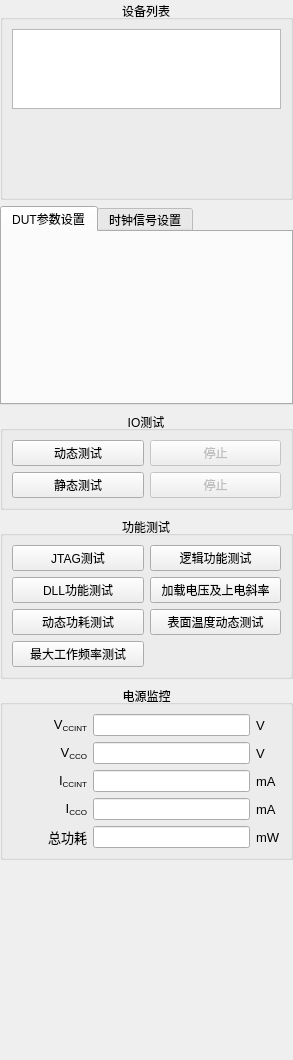
<?xml version="1.0" encoding="UTF-8"?>
<ui version="4.0">
 <class>ControlPanelClass</class>
 <widget class="QWidget" name="ControlPanelClass">
  <property name="geometry">
   <rect>
    <x>0</x>
    <y>0</y>
    <width>293</width>
    <height>1060</height>
   </rect>
  </property>
  <property name="windowTitle">
   <string>Control Panel</string>
  </property>
  <layout class="QVBoxLayout" name="verticalLayout_3">
   <property name="margin">
    <number>0</number>
   </property>
   <item>
    <widget class="QGroupBox" name="groupBox_DeviceList">
     <property name="title">
      <string>设备列表</string>
     </property>
     <property name="alignment">
      <set>Qt::AlignCenter</set>
     </property>
     <layout class="QVBoxLayout" name="verticalLayout">
      <item>
       <widget class="QTreeView" name="devicesView">
        <property name="sizePolicy">
         <sizepolicy hsizetype="Expanding" vsizetype="Expanding">
          <horstretch>0</horstretch>
          <verstretch>0</verstretch>
         </sizepolicy>
        </property>
        <property name="maximumSize">
         <size>
          <width>16777215</width>
          <height>80</height>
         </size>
        </property>
        <property name="font">
         <font>
          <family>Arial</family>
          <pointsize>8</pointsize>
         </font>
        </property>
       </widget>
      </item>
      <item>
       <spacer name="verticalSpacer_2">
        <property name="orientation">
         <enum>Qt::Vertical</enum>
        </property>
        <property name="sizeHint" stdset="0">
         <size>
          <width>20</width>
          <height>40</height>
         </size>
        </property>
       </spacer>
      </item>
     </layout>
    </widget>
   </item>
   <item>
    <widget class="QTabWidget" name="tabWidget">
     <property name="tabPosition">
      <enum>QTabWidget::North</enum>
     </property>
     <property name="tabShape">
      <enum>QTabWidget::Rounded</enum>
     </property>
     <property name="currentIndex">
      <number>0</number>
     </property>
     <widget class="QWidget" name="tab_2">
      <attribute name="title">
       <string>DUT参数设置</string>
      </attribute>
      <layout class="QVBoxLayout" name="verticalLayout_4">
       <item>
        <widget class="AdcSettingsWidget" name="adcSettingsWidget" native="true">
         <layout class="QGridLayout" name="gridLayout_2">
          <property name="margin">
           <number>0</number>
          </property>
          <property name="spacing">
           <number>0</number>
          </property>
         </layout>
        </widget>
       </item>
      </layout>
     </widget>
     <widget class="QWidget" name="tab">
      <attribute name="title">
       <string>时钟信号设置</string>
      </attribute>
      <layout class="QVBoxLayout" name="verticalLayout_5">
       <item>
        <widget class="SignalSettingsWidget" name="signalSettingsWidget" native="true">
         <layout class="QGridLayout" name="gridLayout_3">
          <property name="margin">
           <number>0</number>
          </property>
          <property name="spacing">
           <number>0</number>
          </property>
         </layout>
        </widget>
       </item>
      </layout>
     </widget>
    </widget>
   </item>
   <item>
    <widget class="QGroupBox" name="groupBox_3">
     <property name="title">
      <string>IO测试</string>
     </property>
     <property name="alignment">
      <set>Qt::AlignCenter</set>
     </property>
     <layout class="QVBoxLayout" name="verticalLayout_2">
      <item>
       <widget class="QWidget" name="dynamicTestButtons" native="true">
        <layout class="QHBoxLayout" name="horizontalLayout_2">
         <property name="margin">
          <number>0</number>
         </property>
         <item>
          <widget class="QPushButton" name="pushButtonStartDynamicTest">
           <property name="sizePolicy">
            <sizepolicy hsizetype="Preferred" vsizetype="Fixed">
             <horstretch>0</horstretch>
             <verstretch>0</verstretch>
            </sizepolicy>
           </property>
           <property name="text">
            <string>动态测试</string>
           </property>
          </widget>
         </item>
         <item>
          <widget class="QPushButton" name="pushButtonStopDynamicTest">
           <property name="enabled">
            <bool>false</bool>
           </property>
           <property name="text">
            <string>停止</string>
           </property>
          </widget>
         </item>
        </layout>
       </widget>
      </item>
      <item>
       <widget class="QWidget" name="staticTestButtons" native="true">
        <layout class="QHBoxLayout" name="horizontalLayout_4">
         <property name="margin">
          <number>0</number>
         </property>
         <item>
          <widget class="QPushButton" name="pushButtonStartStaticTest">
           <property name="text">
            <string>静态测试</string>
           </property>
          </widget>
         </item>
         <item>
          <widget class="QPushButton" name="pushButtonStopStaticTest">
           <property name="enabled">
            <bool>false</bool>
           </property>
           <property name="text">
            <string>停止</string>
           </property>
          </widget>
         </item>
        </layout>
       </widget>
      </item>
     </layout>
    </widget>
   </item>
   <item>
    <widget class="QGroupBox" name="groupBox_5">
     <property name="title">
      <string>功能测试</string>
     </property>
     <property name="alignment">
      <set>Qt::AlignCenter</set>
     </property>
     <layout class="QGridLayout" name="gridLayout">
      <item row="0" column="0" colspan="2">
       <widget class="QWidget" name="dynamicTestButtons_2" native="true">
        <layout class="QHBoxLayout" name="horizontalLayout_3">
         <property name="margin">
          <number>0</number>
         </property>
         <item>
          <widget class="QPushButton" name="pushButtonJtagTest">
           <property name="sizePolicy">
            <sizepolicy hsizetype="Preferred" vsizetype="Fixed">
             <horstretch>0</horstretch>
             <verstretch>0</verstretch>
            </sizepolicy>
           </property>
           <property name="text">
            <string>JTAG测试</string>
           </property>
          </widget>
         </item>
         <item>
          <widget class="QPushButton" name="pushButtonLogicTest">
           <property name="sizePolicy">
            <sizepolicy hsizetype="Preferred" vsizetype="Fixed">
             <horstretch>0</horstretch>
             <verstretch>0</verstretch>
            </sizepolicy>
           </property>
           <property name="text">
            <string>逻辑功能测试</string>
           </property>
          </widget>
         </item>
        </layout>
       </widget>
      </item>
      <item row="1" column="0" colspan="2">
       <widget class="QWidget" name="staticTestButtons_2" native="true">
        <layout class="QHBoxLayout" name="horizontalLayout_5">
         <property name="margin">
          <number>0</number>
         </property>
         <item>
          <widget class="QPushButton" name="pushButtonDLLTest">
           <property name="text">
            <string>DLL功能测试</string>
           </property>
          </widget>
         </item>
         <item>
          <widget class="QPushButton" name="pushButtonPowerUp">
           <property name="enabled">
            <bool>true</bool>
           </property>
           <property name="text">
            <string>加载电压及上电斜率</string>
           </property>
          </widget>
         </item>
        </layout>
       </widget>
      </item>
      <item row="2" column="0">
       <widget class="QPushButton" name="pushButtonDynPower">
        <property name="enabled">
         <bool>true</bool>
        </property>
        <property name="text">
         <string>动态功耗测试</string>
        </property>
       </widget>
      </item>
      <item row="2" column="1">
       <widget class="QPushButton" name="pushButtonThermal">
        <property name="text">
         <string>表面温度动态测试</string>
        </property>
       </widget>
      </item>
      <item row="3" column="0">
       <widget class="QPushButton" name="pushButtonMaxFreq">
        <property name="enabled">
         <bool>true</bool>
        </property>
        <property name="text">
         <string>最大工作频率测试</string>
        </property>
       </widget>
      </item>
     </layout>
    </widget>
   </item>
   <item>
    <widget class="QGroupBox" name="groupBox_4">
     <property name="title">
      <string>电源监控</string>
     </property>
     <property name="alignment">
      <set>Qt::AlignCenter</set>
     </property>
     <layout class="QGridLayout" name="gridLayout_8">
      <item row="0" column="0">
       <layout class="QGridLayout" name="gridLayout_9">
        <item row="0" column="0">
         <widget class="QLabel" name="labl_22">
          <property name="font">
           <font>
            <family>Arial</family>
            <pointsize>10</pointsize>
           </font>
          </property>
          <property name="text">
           <string>&lt;!DOCTYPE HTML PUBLIC &quot;-//W3C//DTD HTML 4.0//EN&quot; &quot;http://www.w3.org/TR/REC-html40/strict.dtd&quot;&gt;
&lt;html&gt;&lt;head&gt;&lt;meta name=&quot;qrichtext&quot; content=&quot;1&quot; /&gt;&lt;style type=&quot;text/css&quot;&gt;
p, li { white-space: pre-wrap; }
&lt;/style&gt;&lt;/head&gt;&lt;body style=&quot; font-family:'Arial'; font-size:10pt; font-weight:400; font-style:normal;&quot;&gt;
&lt;p style=&quot; margin-top:0px; margin-bottom:0px; margin-left:0px; margin-right:0px; -qt-block-indent:0; text-indent:0px;&quot;&gt;V&lt;span style=&quot; vertical-align:sub;&quot;&gt;CCINT&lt;/span&gt;&lt;/p&gt;&lt;/body&gt;&lt;/html&gt;</string>
          </property>
          <property name="alignment">
           <set>Qt::AlignRight|Qt::AlignTrailing|Qt::AlignVCenter</set>
          </property>
         </widget>
        </item>
        <item row="0" column="1">
         <widget class="QLineEdit" name="vaLineEdit">
          <property name="enabled">
           <bool>true</bool>
          </property>
          <property name="sizePolicy">
           <sizepolicy hsizetype="Expanding" vsizetype="Fixed">
            <horstretch>0</horstretch>
            <verstretch>0</verstretch>
           </sizepolicy>
          </property>
         </widget>
        </item>
        <item row="1" column="0">
         <widget class="QLabel" name="labl_23">
          <property name="font">
           <font>
            <family>Arial</family>
            <pointsize>10</pointsize>
           </font>
          </property>
          <property name="text">
           <string>&lt;!DOCTYPE HTML PUBLIC &quot;-//W3C//DTD HTML 4.0//EN&quot; &quot;http://www.w3.org/TR/REC-html40/strict.dtd&quot;&gt;
&lt;html&gt;&lt;head&gt;&lt;meta name=&quot;qrichtext&quot; content=&quot;1&quot; /&gt;&lt;style type=&quot;text/css&quot;&gt;
p, li { white-space: pre-wrap; }
&lt;/style&gt;&lt;/head&gt;&lt;body style=&quot; font-family:'Arial'; font-size:10pt; font-weight:400; font-style:normal;&quot;&gt;
&lt;p style=&quot; margin-top:0px; margin-bottom:0px; margin-left:0px; margin-right:0px; -qt-block-indent:0; text-indent:0px;&quot;&gt;V&lt;span style=&quot; vertical-align:sub;&quot;&gt;CCO&lt;/span&gt;&lt;/p&gt;&lt;/body&gt;&lt;/html&gt;</string>
          </property>
          <property name="alignment">
           <set>Qt::AlignRight|Qt::AlignTrailing|Qt::AlignVCenter</set>
          </property>
         </widget>
        </item>
        <item row="2" column="0">
         <widget class="QLabel" name="labl_24">
          <property name="font">
           <font>
            <family>Arial</family>
            <pointsize>10</pointsize>
           </font>
          </property>
          <property name="text">
           <string>&lt;!DOCTYPE HTML PUBLIC &quot;-//W3C//DTD HTML 4.0//EN&quot; &quot;http://www.w3.org/TR/REC-html40/strict.dtd&quot;&gt;
&lt;html&gt;&lt;head&gt;&lt;meta name=&quot;qrichtext&quot; content=&quot;1&quot; /&gt;&lt;style type=&quot;text/css&quot;&gt;
p, li { white-space: pre-wrap; }
&lt;/style&gt;&lt;/head&gt;&lt;body style=&quot; font-family:'Arial'; font-size:10pt; font-weight:400; font-style:normal;&quot;&gt;
&lt;p style=&quot; margin-top:0px; margin-bottom:0px; margin-left:0px; margin-right:0px; -qt-block-indent:0; text-indent:0px;&quot;&gt;I&lt;span style=&quot; vertical-align:sub;&quot;&gt;CCINT&lt;/span&gt;&lt;/p&gt;&lt;/body&gt;&lt;/html&gt;</string>
          </property>
          <property name="alignment">
           <set>Qt::AlignRight|Qt::AlignTrailing|Qt::AlignVCenter</set>
          </property>
         </widget>
        </item>
        <item row="2" column="2">
         <widget class="QLabel" name="labl_29">
          <property name="sizePolicy">
           <sizepolicy hsizetype="Preferred" vsizetype="Preferred">
            <horstretch>0</horstretch>
            <verstretch>0</verstretch>
           </sizepolicy>
          </property>
          <property name="font">
           <font>
            <family>Arial</family>
            <pointsize>10</pointsize>
           </font>
          </property>
          <property name="text">
           <string>mA</string>
          </property>
         </widget>
        </item>
        <item row="0" column="2">
         <widget class="QLabel" name="labl_30">
          <property name="font">
           <font>
            <family>Arial</family>
            <pointsize>10</pointsize>
           </font>
          </property>
          <property name="text">
           <string>V</string>
          </property>
         </widget>
        </item>
        <item row="1" column="1">
         <widget class="QLineEdit" name="vdLineEdit">
          <property name="sizePolicy">
           <sizepolicy hsizetype="Expanding" vsizetype="Fixed">
            <horstretch>0</horstretch>
            <verstretch>0</verstretch>
           </sizepolicy>
          </property>
         </widget>
        </item>
        <item row="1" column="2">
         <widget class="QLabel" name="labl_31">
          <property name="font">
           <font>
            <family>Arial</family>
            <pointsize>10</pointsize>
           </font>
          </property>
          <property name="text">
           <string>V</string>
          </property>
         </widget>
        </item>
        <item row="2" column="1">
         <widget class="QLineEdit" name="iaLineEdit">
          <property name="sizePolicy">
           <sizepolicy hsizetype="Expanding" vsizetype="Fixed">
            <horstretch>0</horstretch>
            <verstretch>0</verstretch>
           </sizepolicy>
          </property>
         </widget>
        </item>
        <item row="5" column="0">
         <spacer name="horizontalSpacer_13">
          <property name="orientation">
           <enum>Qt::Horizontal</enum>
          </property>
          <property name="sizeType">
           <enum>QSizePolicy::Fixed</enum>
          </property>
          <property name="sizeHint" stdset="0">
           <size>
            <width>75</width>
            <height>0</height>
           </size>
          </property>
         </spacer>
        </item>
        <item row="5" column="2">
         <spacer name="horizontalSpacer_14">
          <property name="orientation">
           <enum>Qt::Horizontal</enum>
          </property>
          <property name="sizeType">
           <enum>QSizePolicy::Fixed</enum>
          </property>
          <property name="sizeHint" stdset="0">
           <size>
            <width>20</width>
            <height>0</height>
           </size>
          </property>
         </spacer>
        </item>
        <item row="3" column="0">
         <widget class="QLabel" name="labl_32">
          <property name="font">
           <font>
            <family>Arial</family>
            <pointsize>10</pointsize>
           </font>
          </property>
          <property name="text">
           <string>&lt;!DOCTYPE HTML PUBLIC &quot;-//W3C//DTD HTML 4.0//EN&quot; &quot;http://www.w3.org/TR/REC-html40/strict.dtd&quot;&gt;
&lt;html&gt;&lt;head&gt;&lt;meta name=&quot;qrichtext&quot; content=&quot;1&quot; /&gt;&lt;style type=&quot;text/css&quot;&gt;
p, li { white-space: pre-wrap; }
&lt;/style&gt;&lt;/head&gt;&lt;body style=&quot; font-family:'Arial'; font-size:10pt; font-weight:400; font-style:normal;&quot;&gt;
&lt;p style=&quot; margin-top:0px; margin-bottom:0px; margin-left:0px; margin-right:0px; -qt-block-indent:0; text-indent:0px;&quot;&gt;I&lt;span style=&quot; vertical-align:sub;&quot;&gt;CCO&lt;/span&gt;&lt;/p&gt;&lt;/body&gt;&lt;/html&gt;</string>
          </property>
          <property name="alignment">
           <set>Qt::AlignRight|Qt::AlignTrailing|Qt::AlignVCenter</set>
          </property>
         </widget>
        </item>
        <item row="3" column="1">
         <widget class="QLineEdit" name="idLineEdit">
          <property name="sizePolicy">
           <sizepolicy hsizetype="Expanding" vsizetype="Fixed">
            <horstretch>0</horstretch>
            <verstretch>0</verstretch>
           </sizepolicy>
          </property>
         </widget>
        </item>
        <item row="3" column="2">
         <widget class="QLabel" name="labl_33">
          <property name="font">
           <font>
            <family>Arial</family>
            <pointsize>10</pointsize>
           </font>
          </property>
          <property name="text">
           <string>mA</string>
          </property>
         </widget>
        </item>
        <item row="4" column="0">
         <widget class="QLabel" name="labl_34">
          <property name="font">
           <font>
            <family>Arial</family>
            <pointsize>10</pointsize>
           </font>
          </property>
          <property name="text">
           <string>&lt;!DOCTYPE HTML PUBLIC &quot;-//W3C//DTD HTML 4.0//EN&quot; &quot;http://www.w3.org/TR/REC-html40/strict.dtd&quot;&gt;
&lt;html&gt;&lt;head&gt;&lt;meta name=&quot;qrichtext&quot; content=&quot;1&quot; /&gt;&lt;style type=&quot;text/css&quot;&gt;
p, li { white-space: pre-wrap; }
&lt;/style&gt;&lt;/head&gt;&lt;body style=&quot; font-family:'Arial'; font-size:10pt; font-weight:400; font-style:normal;&quot;&gt;
&lt;p style=&quot; margin-top:0px; margin-bottom:0px; margin-left:0px; margin-right:0px; -qt-block-indent:0; text-indent:0px;&quot;&gt;总功耗&lt;/p&gt;&lt;/body&gt;&lt;/html&gt;</string>
          </property>
          <property name="alignment">
           <set>Qt::AlignRight|Qt::AlignTrailing|Qt::AlignVCenter</set>
          </property>
         </widget>
        </item>
        <item row="4" column="2">
         <widget class="QLabel" name="labl_35">
          <property name="font">
           <font>
            <family>Arial</family>
            <pointsize>10</pointsize>
           </font>
          </property>
          <property name="text">
           <string>mW</string>
          </property>
         </widget>
        </item>
        <item row="4" column="1">
         <widget class="QLineEdit" name="powerLineEdit">
          <property name="sizePolicy">
           <sizepolicy hsizetype="Expanding" vsizetype="Fixed">
            <horstretch>0</horstretch>
            <verstretch>0</verstretch>
           </sizepolicy>
          </property>
         </widget>
        </item>
       </layout>
      </item>
     </layout>
    </widget>
   </item>
   <item>
    <spacer name="verticalSpacer">
     <property name="orientation">
      <enum>Qt::Vertical</enum>
     </property>
     <property name="sizeHint" stdset="0">
      <size>
       <width>20</width>
       <height>40</height>
      </size>
     </property>
    </spacer>
   </item>
  </layout>
 </widget>
 <customwidgets>
  <customwidget>
   <class>AdcSettingsWidget</class>
   <extends>QWidget</extends>
   <header>adcsettingswidget.h</header>
   <container>1</container>
  </customwidget>
  <customwidget>
   <class>SignalSettingsWidget</class>
   <extends>QWidget</extends>
   <header>signalsettingswidget.h</header>
   <container>1</container>
  </customwidget>
 </customwidgets>
 <resources/>
 <connections/>
</ui>
